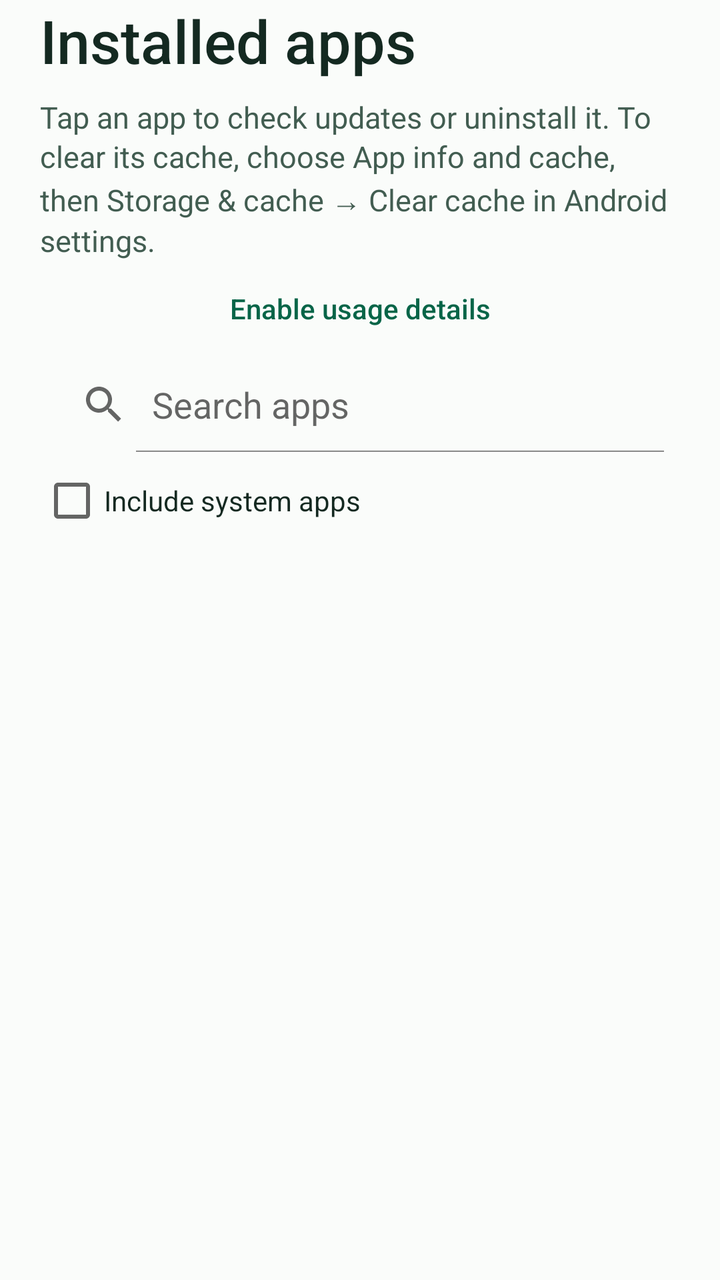
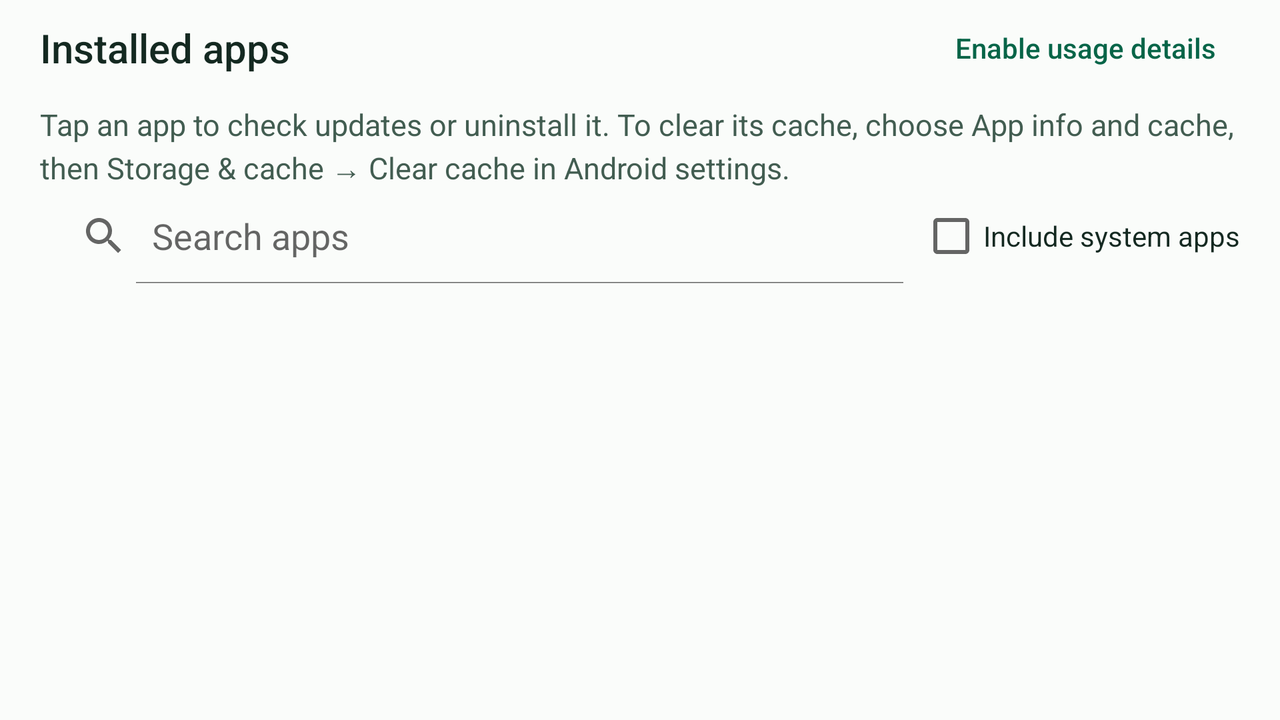

Compare how this app lays out the same screen by default and in its alternative resource folder. The renders come first, then the two layout files and the values they reference.
<!-- AndroidManifest.xml: application theme AppTheme -->
<!-- res/layout/page_apps.xml -->
<LinearLayout xmlns:android="http://schemas.android.com/apk/res/android"
    android:layout_width="match_parent" android:layout_height="match_parent"
    android:orientation="vertical" android:paddingHorizontal="20dp">
    <TextView style="@style/PageTitle" android:text="@string/apps_title" />
    <TextView style="@style/BodyText" android:text="@string/apps_body" android:layout_marginTop="8dp" />
    <Button android:id="@+id/usage" style="@style/TextButton" android:layout_width="match_parent"
        android:layout_height="wrap_content" android:text="@string/usage_details" />
    <SearchView android:id="@+id/app_search" android:layout_width="match_parent"
        android:layout_height="wrap_content" android:iconifiedByDefault="false" android:queryHint="@string/search_apps" />
    <CheckBox android:id="@+id/show_system" android:layout_width="match_parent" android:layout_height="wrap_content"
        android:minHeight="48dp" android:text="@string/show_system" android:textColor="@color/ink" />
    <TextView android:id="@+id/apps_status" style="@style/BodyText" />
    <ListView android:id="@+id/app_list" android:layout_width="match_parent" android:layout_height="0dp"
        android:layout_weight="1" android:divider="@color/line" android:dividerHeight="1dp" />
</LinearLayout>
<!-- resources referenced by this layout -->
<resources>
  <color name="ink">#142921</color>
  <color name="line">#D5E1D9</color>
  <string name="apps_body">Tap an app to check updates or uninstall it. To clear its cache, choose App info and cache, then Storage &amp; cache → Clear cache in Android settings.</string>
  <string name="apps_title">Installed apps</string>
  <string name="search_apps">Search apps</string>
  <string name="show_system">Include system apps</string>
  <string name="usage_details">Enable usage details</string>
  <style name="BodyText">
          <item name="android:layout_width">match_parent</item>
          <item name="android:layout_height">wrap_content</item>
          <item name="android:textSize">15sp</item>
          <item name="android:textColor">@color/body</item>
          <item name="android:lineSpacingExtra">2dp</item>
      </style>
  <style name="PageTitle">
          <item name="android:layout_width">match_parent</item>
          <item name="android:layout_height">wrap_content</item>
          <item name="android:textSize">30sp</item>
          <item name="android:textColor">@color/ink</item>
          <item name="android:fontFamily">sans-serif-medium</item>
      </style>
  <style name="TextButton" parent="@android:style/Widget.Material.Button.Borderless">
          <item name="android:textAllCaps">false</item>
          <item name="android:textColor">@color/accent</item>
          <item name="android:minHeight">48dp</item>
      </style>
  <!-- from res/values-v27/ -->
  <style name="AppTheme" parent="@style/DayThemeBase">
          <item name="android:navigationBarColor">@color/surface</item>
          <item name="android:windowLightNavigationBar">true</item>
      </style>
  <color name="body">#425D51</color>
  <color name="accent">#076548</color>
  <style name="DayThemeBase" parent="@android:style/Theme.Material.Light.NoActionBar">
          <item name="android:colorAccent">@color/accent</item>
          <item name="android:windowBackground">@color/surface</item>
          <item name="android:statusBarColor">@color/surface</item>
          <item name="android:windowLightStatusBar">true</item>
      </style>
  <color name="surface">#FAFCFA</color>
</resources>
<!-- res/layout-land/page_apps.xml (the repository's variant of the layout above) -->
<!-- drawn on the phone turned sideways -->
<LinearLayout xmlns:android="http://schemas.android.com/apk/res/android"
    android:layout_width="match_parent" android:layout_height="match_parent"
    android:orientation="vertical" android:paddingHorizontal="20dp">
    <LinearLayout android:layout_width="match_parent" android:layout_height="wrap_content"
        android:orientation="horizontal" android:gravity="center_vertical">
        <TextView style="@style/PageTitle" android:text="@string/apps_title" android:textSize="20sp"
            android:layout_width="0dp" android:layout_weight="1" />
        <Button android:id="@+id/usage" style="@style/TextButton" android:layout_width="wrap_content"
            android:layout_height="wrap_content" android:text="@string/usage_details" />
    </LinearLayout>
    <TextView style="@style/BodyText" android:text="@string/apps_body" android:layout_marginTop="4dp" />
    <LinearLayout android:layout_width="match_parent" android:layout_height="wrap_content"
        android:orientation="horizontal" android:gravity="center_vertical">
        <SearchView android:id="@+id/app_search" android:layout_width="0dp" android:layout_weight="1"
            android:layout_height="wrap_content" android:iconifiedByDefault="false" android:queryHint="@string/search_apps" />
        <CheckBox android:id="@+id/show_system" android:layout_width="wrap_content" android:layout_height="wrap_content"
            android:minHeight="48dp" android:text="@string/show_system" android:textColor="@color/ink" />
    </LinearLayout>
    <TextView android:id="@+id/apps_status" style="@style/BodyText" />
    <ListView android:id="@+id/app_list" android:layout_width="match_parent" android:layout_height="0dp"
        android:layout_weight="1" android:divider="@color/line" android:dividerHeight="1dp" />
</LinearLayout>
